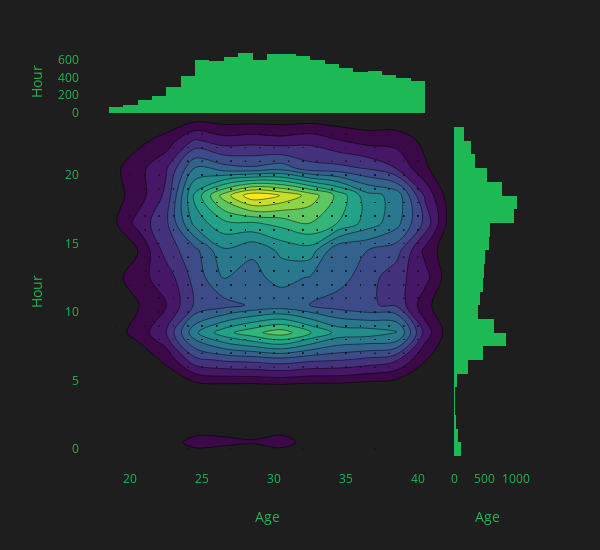

The notebook cell saved with this chart:
### Code cell
plot_dist(X,18,40)

### Figure 1 — Plotly figure (JSON) as saved in the notebook; plotly's stock layout.template omitted (floating-point values rounded to 4 significant figures; data arrays with more than 128 entries replaced by an {"elided": "..."} marker saying what was removed)
{"data": [{"marker": {"color": "#1E1E1E", "opacity": 0.4, "size": 1}, "mode": "markers", "name": "points", "type": "scatter", "x": {"elided": "10000 int values"}, "y": {"elided": "10000 int values"}}, {"colorscale": [[0, "#1E1E1E"], [0.1, "#440154"], [0.2, "#482878"], [0.3, "#3e4989"], [0.4, "#31688e"], [0.5, "#26828e"], [0.6, "#1f9e89"], [0.7, "#35b779"], [0.8, "#6ece58"], [0.9, "#b5de2b"], [1, "#fde725"]], "name": "density", "ncontours": 25, "reversescale": false, "showscale": false, "type": "histogram2dcontour", "x": {"elided": "10000 int values"}, "y": {"elided": "10000 int values"}}, {"marker": {"color": "#1DB954"}, "name": "x density", "type": "histogram", "x": {"elided": "10000 int values"}, "yaxis": "y2"}, {"marker": {"color": "#1DB954"}, "name": "y density", "type": "histogram", "xaxis": "x2", "y": {"elided": "10000 int values"}}], "layout": {"autosize": false, "bargap": 0, "height": 550, "hovermode": "closest", "margin": {"t": 50}, "paper_bgcolor": "#1E1E1E", "plot_bgcolor": "#1E1E1E", "showlegend": false, "width": 600, "xaxis": {"color": "#1DB954", "domain": [0, 0.85], "showgrid": false, "title": {"text": "Age"}, "zeroline": false}, "xaxis2": {"color": "#1DB954", "domain": [0.85, 1], "showgrid": false, "title": {"text": "Age"}, "zeroline": false}, "yaxis": {"color": "#1DB954", "domain": [0, 0.85], "showgrid": false, "title": {"text": "Hour"}, "zeroline": false}, "yaxis2": {"color": "#1DB954", "domain": [0.85, 1], "showgrid": false, "title": {"text": "Hour"}, "zeroline": false}}}
